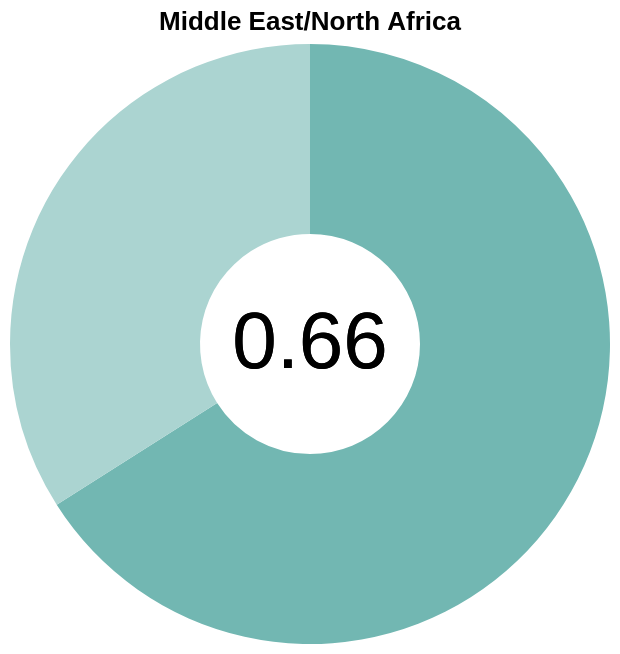

Write the Vega-Lite specification saved for this chart.
### Vega-Lite specification from a JSON file in a GitHub repository (floating-point values rounded to 4 significant figures)
{"$schema": "https://vega.github.io/schema/vega-lite/v5.json", "title": "Middle East/North Africa", "width": "container", "data": {"values": [{"category": "Likely", "value": 0.66}, {"category": "Unlikely", "value": 0.34}]}, "layer": [{"mark": {"type": "arc", "innerRadius": 55}, "encoding": {"theta": {"field": "value", "type": "quantitative"}, "color": {"field": "category", "scale": {"range": ["#72b7b2", "#abd4d1"]}, "legend": null}, "tooltip": [{"field": "value", "type": "quantitative", "title": "Proportion"}, {"field": "category", "type": "nominal", "title": "Likelihood to Report"}]}}, {"mark": {"type": "text", "text": "0.66", "fontSize": 40}, "encoding": {"color": {"value": "black"}}}]}
